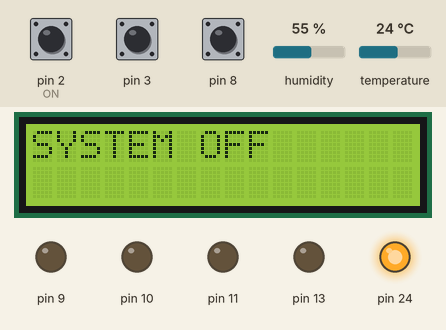
Recording of a sketch running on a simulated Arduino Mega 2560, built with avr-gcc and run on an emulated ATmega2560. Shown: 16×2 character LCD, output pins drawn as LEDs (lit = HIGH). Dashed ring = blinking. The test bench sets the inputs (shaded band); at power-on: pin 2 (ON) HIGH, temperature 24 °C, pin 8 HIGH, pin 3 HIGH, humidity 55 %. What the sketch prints to the serial monitor is not drawn.

Above: at 1.2 s.
1.3 s: pin 2 (ON) pulled LOW for 0.15 s
At 3.2 s:
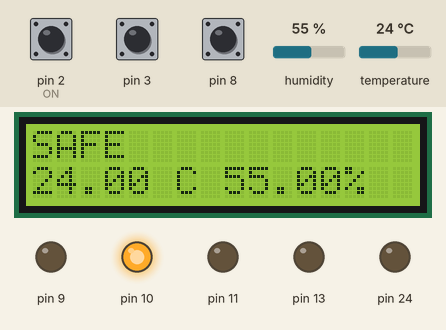
3.5 s: temperature set to 28 °C
6.5 s: temperature set to 31 °C
8.0 s: pin 8 pulled LOW for 3.2 s
At 13.3 s:
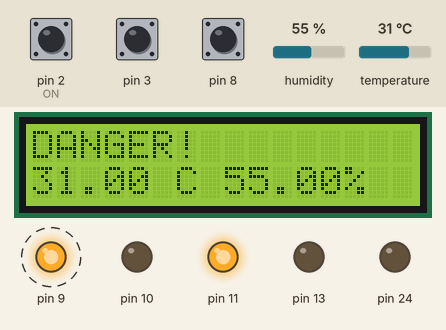
13.6 s: pin 3 pulled LOW for 0.15 s
At 14.3 s:
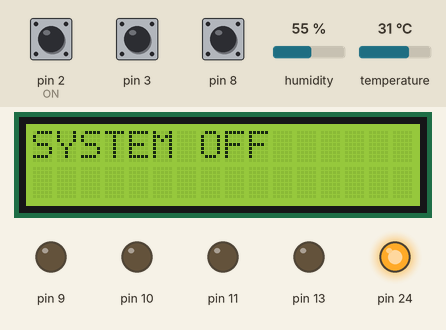
15.2 s: pin 2 (ON) pulled LOW for 1 s
At 16.6 s:
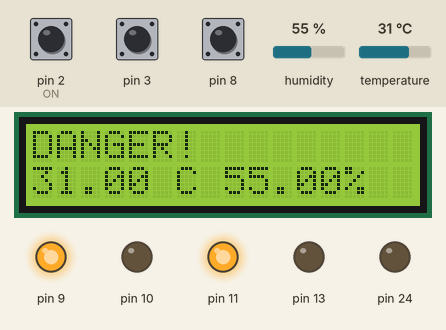
Timing chart, 0 to 18.2 s (numbered marks = the images above; inputs shaded):
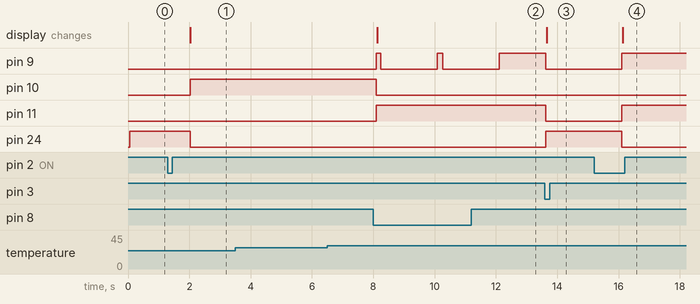

The sketch:

FINALPROJECT-CPE301-Spring2026-UvensisMartinez.ino
```cpp
//GROUP 56
//MEMBERS: Uvensis Martinez

#include <DHT.h>
#include <LiquidCrystal.h>

#define DHTPIN 12
#define DHTTYPE DHT11
#define ON 2
#define OFFBUTTON 3
#define RESET 8
#define HIGHTEMP 24
#define DANGERTEMP 30

LiquidCrystal lcd(22, 23, 4, 5, 6, 7);
DHT dht(DHTPIN, DHTTYPE);

enum State
{
    OFF,
    IDLE,
    ACTIVE,
    ERROR
};

State currentState = OFF;
State previousState = ERROR;

unsigned long previousMillis = 0;
const unsigned long interval = 2000;

// debounce
unsigned long lastButtonPress = 0;
const unsigned long debounceDelay = 250;

// UART timestamp timer
unsigned long startTime = 0;

volatile bool systemEnabled = false;
volatile bool startPressed = false;

//LEDs
volatile unsigned char *portB = (unsigned char *)0x25;
volatile unsigned char *ddrB  = (unsigned char *)0x24;

// buzzer/reset
volatile unsigned char *portH = (unsigned char *)0x102;
volatile unsigned char *ddrH  = (unsigned char *)0x101;
volatile unsigned char *pinH  = (unsigned char *)0x100;

//ON/OFF
volatile unsigned char *portE = (unsigned char *)0x2E;
volatile unsigned char *ddrE  = (unsigned char *)0x2D;
volatile unsigned char *pinE  = (unsigned char *)0x2C;

//OFF LED pin 24
volatile unsigned char *portA = (unsigned char *)0x22;
volatile unsigned char *ddrA  = (unsigned char *)0x21;


volatile unsigned char *ubrr0h = (unsigned char *)0xC5;
volatile unsigned char *ubrr0l = (unsigned char *)0xC4;
volatile unsigned char *ucsr0a = (unsigned char *)0xC0;
volatile unsigned char *ucsr0b = (unsigned char *)0xC1;
volatile unsigned char *ucsr0c = (unsigned char *)0xC2;
volatile unsigned char *udr0   = (unsigned char *)0xC6;


void uartInit(){
    *ubrr0h = 0;
    *ubrr0l = 103;

    *ucsr0b = (1 << 3);

    *ucsr0c = (1 << 1) | (1 << 2);}

void uartSendChar(char c){
    while(((*ucsr0a) & (1 << 5)) == 0);

    *udr0 = c;}

void uartPrint(const char *str){
    while(*str){
        uartSendChar(*str);
        str++;}
}

void uartPrintTime(){
    unsigned long totalSeconds =
        (millis() - startTime) / 1000;

    unsigned int hours =
        totalSeconds / 3600;

    unsigned int minutes =
        (totalSeconds % 3600) / 60;

    unsigned int seconds =
        totalSeconds % 60;

    // HOURS

    if(hours < 10){
        uartSendChar('0');}

    uartSendChar((hours / 10) + '0');
    uartSendChar((hours % 10) + '0');

    uartSendChar(':');

    // MINUTES

    if(minutes < 10){
        uartSendChar('0'); }

    uartSendChar((minutes / 10) + '0');
    uartSendChar((minutes % 10) + '0');
    uartSendChar(':');

    // SECONDS
    if(seconds < 10) {
        uartSendChar('0');
    }

    uartSendChar((seconds / 10) + '0');
    uartSendChar((seconds % 10) + '0');

    uartPrint(" - ");
}

void uartLog(const char *message){
    uartPrintTime();

    uartPrint(message);

    uartPrint("\r\n");
}


void startSystem(){
    startPressed = true;
}

// IDLE LED
void greenOn()  { *portB |= (1 << 4); }
void greenOff() { *portB &= ~(1 << 4); }

// ACTIVE LED
void yellowOn()  { *portB |= (1 << 5); }
void yellowOff() { *portB &= ~(1 << 5); }

// ERROR LED
void redOn()  { *portB |= (1 << 7); }
void redOff() { *portB &= ~(1 << 7); }

// OFF LED (PIN 24 = PA2)
void blueOn()  { *portA |= (1 << 2); }
void blueOff() { *portA &= ~(1 << 2); }
//buzzer 4 alarm
void buzzerOn()  { *portH |= (1 << 6); }
void buzzerOff() { *portH &= ~(1 << 6); }

//lcd
void updateLCD(const char* line1, float temp, float hum)
{
    lcd.clear();

    lcd.setCursor(0,0);
    lcd.print(line1);

    lcd.setCursor(0,1);

    lcd.print(temp);
    lcd.print(" C ");

    lcd.print(hum);
    lcd.print("%");
}

void setup()
{
    lcd.begin(16,2);

    dht.begin();

    uartInit();

    startTime = millis();

//LED
    *ddrB |= (1 << 4);
    *ddrB |= (1 << 5);
    *ddrB |= (1 << 7);

// OFF LED pin 24 = PA2
    *ddrA |= (1 << 2);

// BUZZER OUTPUT
    *ddrH |= (1 << 6);

// BUTTON INPUTS

// START BUTTON
    *ddrE &= ~(1 << 4);
    *portE |= (1 << 4);

// OFF BUTTON
    *ddrE &= ~(1 << 5);
    *portE |= (1 << 5);

// RESET BUTTON
    *ddrH &= ~(1 << 5);
    *portH |= (1 << 5);

greenOff();
yellowOff();
redOff();
blueOn();
buzzerOff();

    lcd.clear();
    lcd.print("SYSTEM OFF");

    uartLog("SYSTEM Started");

    attachInterrupt(
        digitalPinToInterrupt(ON),
        startSystem,
        FALLING
    );
}

void loop(){
    unsigned long currentMillis = millis();

    if(startPressed)
    {
        startPressed = false;

        if(currentState == OFF)
        {
            systemEnabled = true;

            currentState = IDLE;

            uartLog("SYSTEM STARTED");
        }
    }

    if(((*pinE) & (1 << 5)) == 0)
    {
        if(currentMillis - lastButtonPress > debounceDelay)
        {
            lastButtonPress = currentMillis;

            systemEnabled = false;

            currentState = OFF;

            uartLog("SYSTEM OFF");
        }
    }

//rexet
    if(((*pinH) & (1 << 5)) == 0)
    {
        if(currentMillis - lastButtonPress > debounceDelay)
        {
            lastButtonPress = currentMillis;

            systemEnabled = true;

            currentState = IDLE;

            previousState = OFF;

            buzzerOff();

            uartLog("RESET PRESSED/n");
            uartLog("Entering The Idle State");
        }
    }
//error lock
if(systemEnabled == false &&
       currentState != OFF){
        currentState = OFF; }
if(currentState == OFF &&
       previousState != OFF)
    {
        previousState = OFF;

        blueOn();

        greenOff();
        yellowOff();
        redOff();

        buzzerOff();

        lcd.clear();
        lcd.print("SYSTEM OFF");

        uartLog("System OFFLINE");
    }

    if(currentMillis - previousMillis >= interval)
    {
        previousMillis = currentMillis;


        if(currentState != OFF)
        {
            float humidity = dht.readHumidity();
            float temperature = dht.readTemperature();


            if(currentState != ERROR)
            {
                if(isnan(humidity) || isnan(temperature))
                {
                    currentState = ERROR;
                }

                else
                {
                    if(temperature >= DANGERTEMP)
                    {
                        currentState = ACTIVE;
                    }
                    else
                    {
                        currentState = IDLE;
                    }
                }
            }


            if(currentState != previousState)
            {
                previousState = currentState;

                switch(currentState)
                {
                    case IDLE:

                        blueOff();

                        greenOn();

                        yellowOff();
                        redOff();

                        buzzerOff();

                        updateLCD(
                            "SAFE",
                            temperature,
                            humidity
                        );

                        uartLog("IDLE STATE (Monitoring Terrerium)");

                    break;

                    case ACTIVE:

                        blueOff();

                        greenOff();

                        yellowOn();

                        redOff();

                        buzzerOn();

                        updateLCD(
                            "DANGER!",
                            temperature,
                            humidity
                        );

                        uartLog("ACTIVE STATE");

                    break;

                    case ERROR:

                        blueOff();

                        greenOff();
                        yellowOff();

                        redOn();

                        buzzerOff();

                        lcd.clear();

                        lcd.setCursor(0,0);
                        lcd.print("ERROR");

                        lcd.setCursor(0,1);
                        lcd.print("Sensor ERROR");

                        uartLog("EREROR ");

                    break;

                    default:
                    break;
                }
            }
        }
    }
}
```

Measured:
- after the input at 1.3 s, pin 10: LOW → HIGH after 0.72 s; pin 24: HIGH → LOW after 0.72 s; the display: changes after 0.73 s (image 1)
- after the input at 3.5 s, every drawn part: stays the same
- after the input at 6.5 s, every drawn part: stays the same
- after the input at 8.0 s, pin 10: HIGH → LOW after 0.09 s instead of 2.0 s; pin 11: LOW → HIGH after 0.09 s instead of 2.0 s
- after the input at 13.6 s, pin 9, pin 11: HIGH → LOW at once; pin 24: LOW → HIGH at once; the display: changes after 0.06 s (image 3)
- after the input at 15.2 s, pin 9, pin 11: LOW → HIGH after 0.90 s; pin 24: HIGH → LOW after 0.90 s; the display: changes after 0.93 s (image 4)
- by itself, pin 9: alternates HIGH for 0.17 s and LOW for 1.8 s
